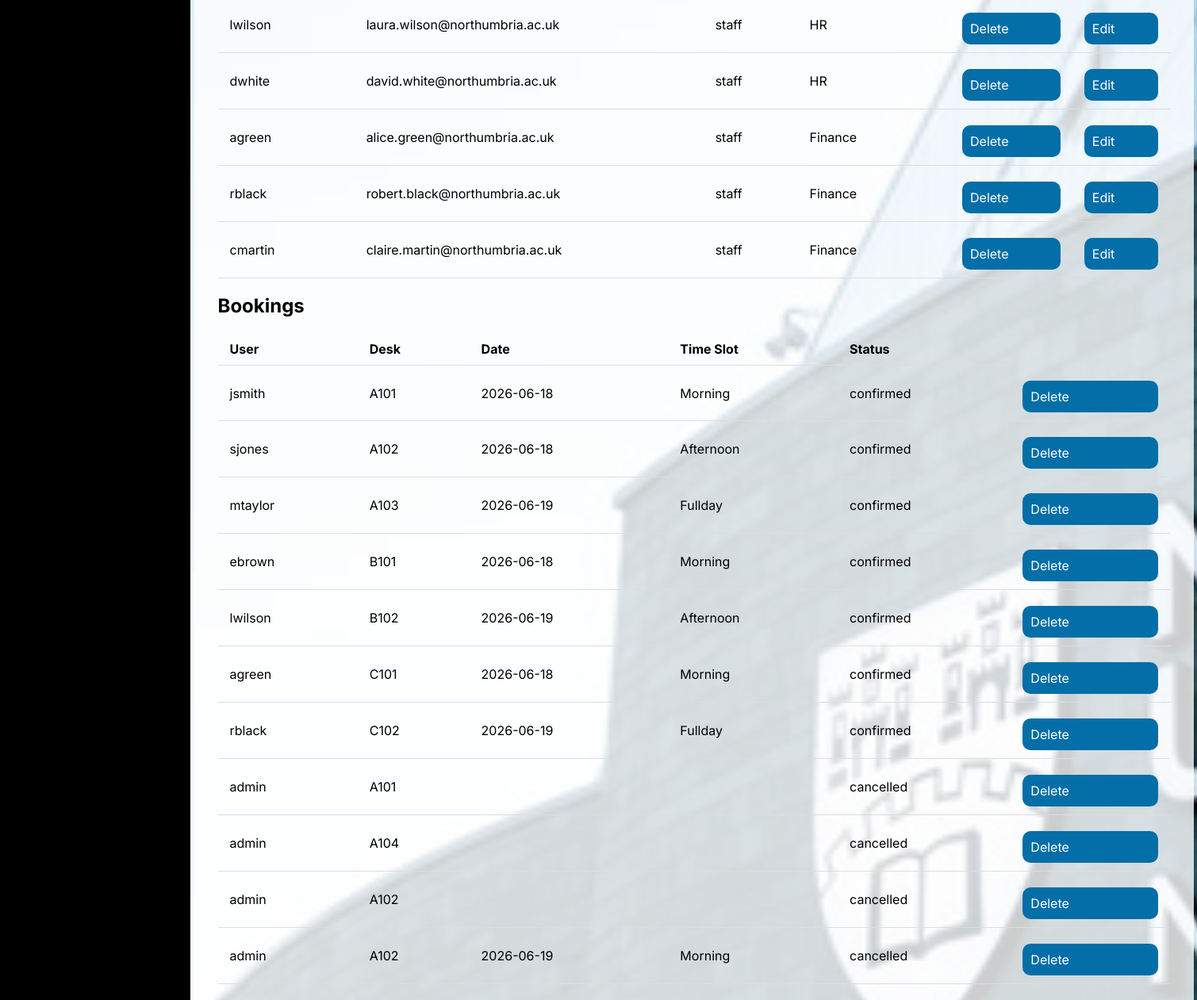
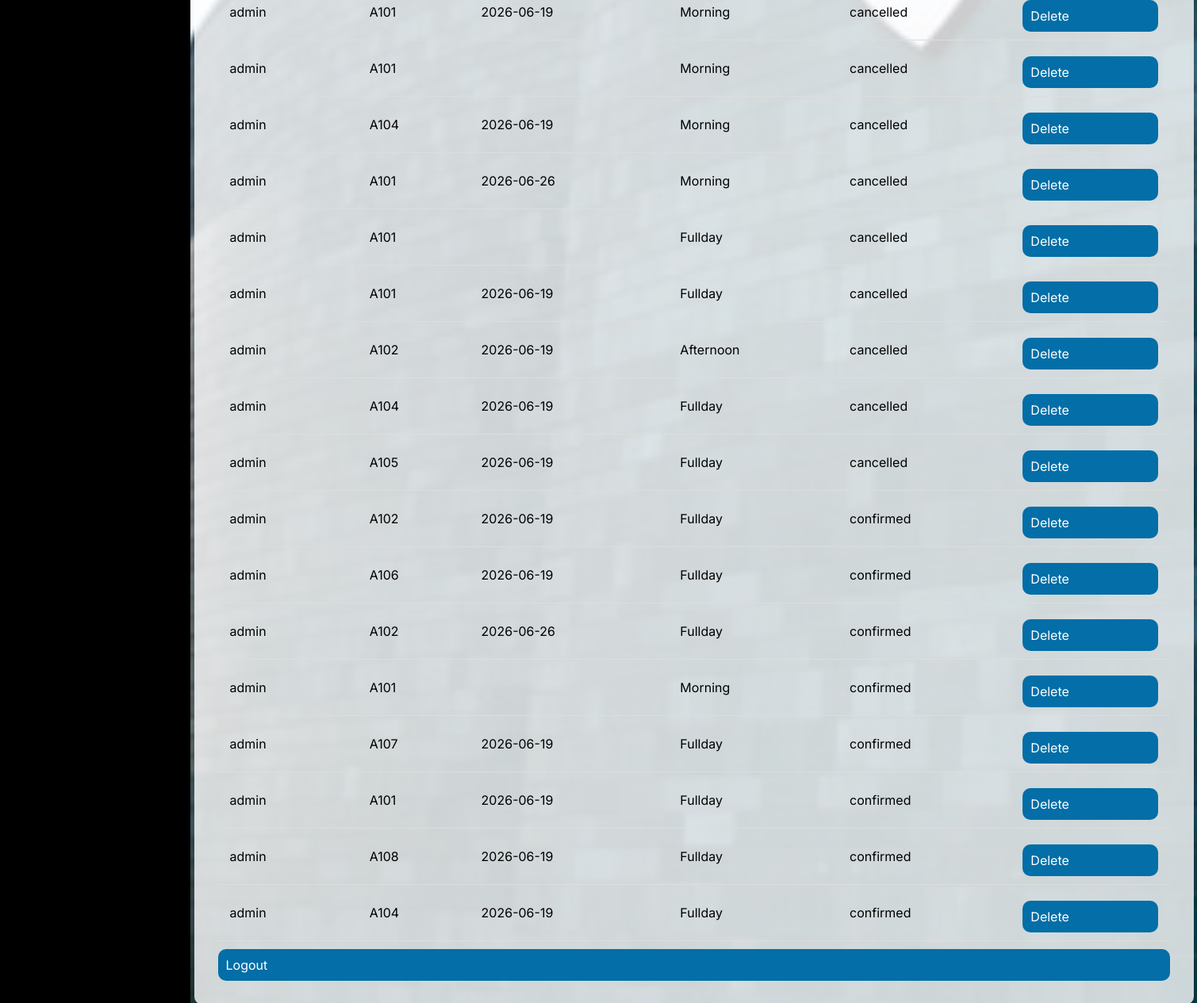
Page /admin (signed in, lower part) on the earlier database version (2 pictures, top to bottom).
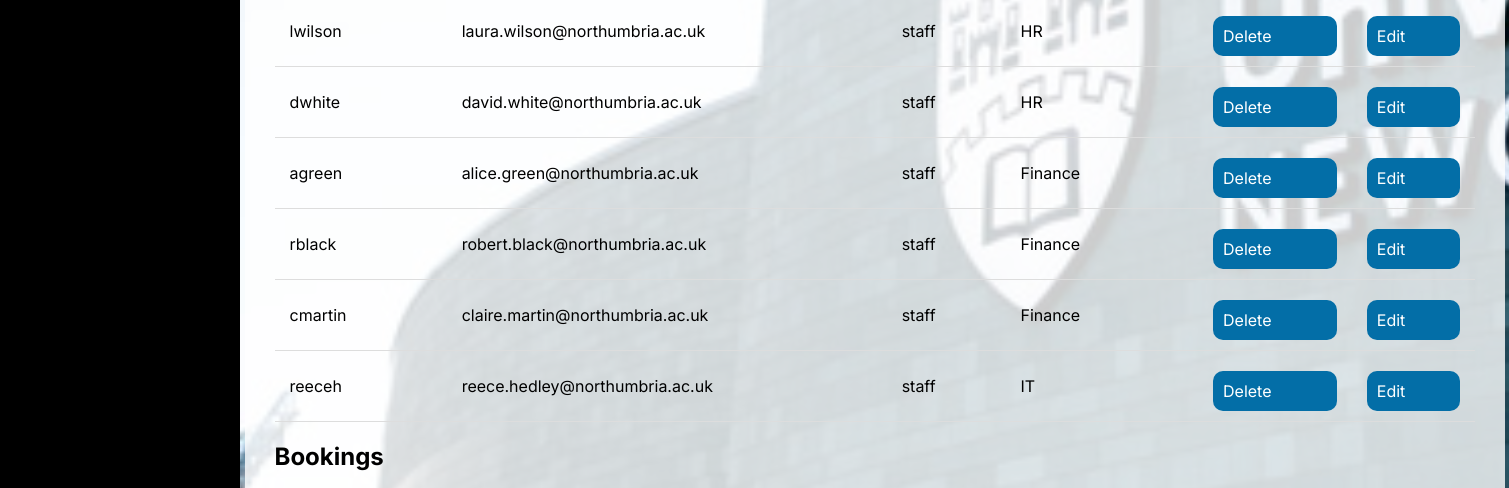
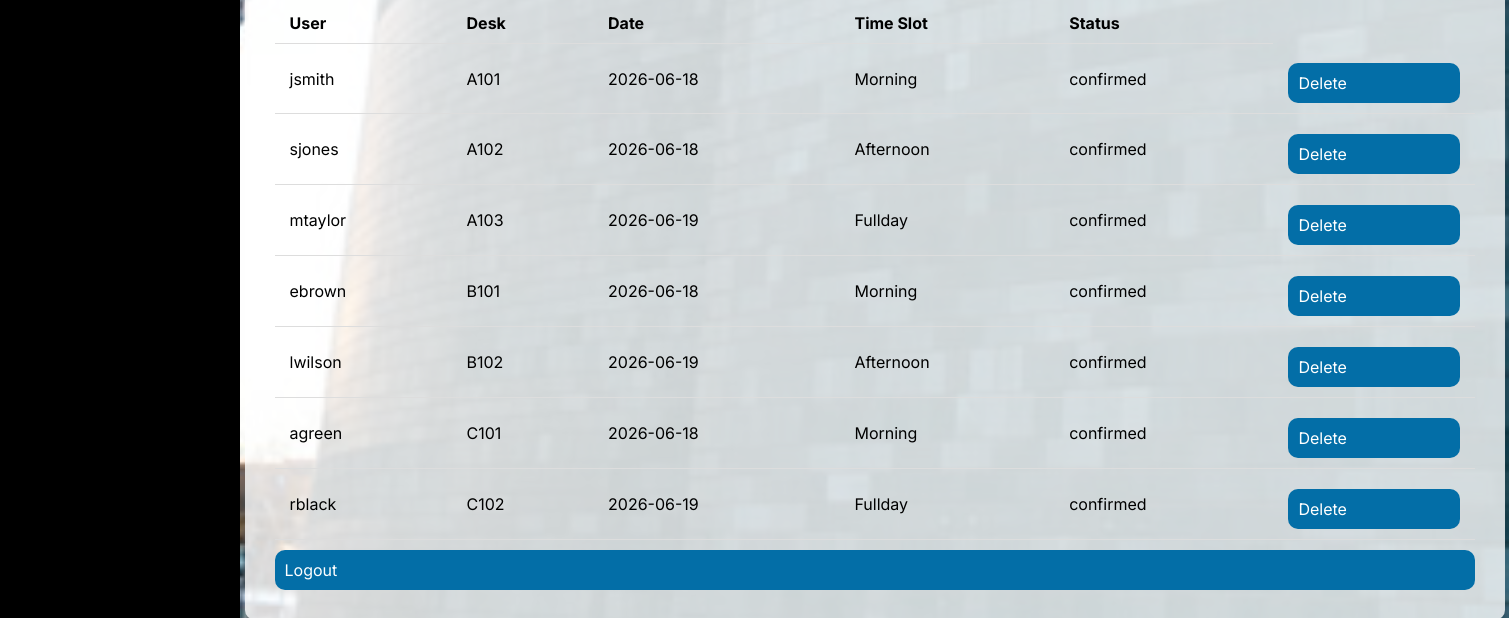
Same page on the later database version (2 pictures, top to bottom).
### tables this page shows
CREATE TABLE users (
            id INTEGER PRIMARY KEY AUTOINCREMENT,
            username TEXT NOT NULL UNIQUE,
            full_name TEXT NOT NUll,
            email TEXT NOT NULL UNIQUE ,
            password TEXT,
            role TEXT,
            department TEXT         
        );

CREATE TABLE bookings (
            id INTEGER PRIMARY KEY AUTOINCREMENT,
            user_id  INTEGER NOT NULL,
            desk_id INTEGER NOT NULL, 
            date TEXT NOT NULL,
            time_slot  TEXT NOT NULL,
            status TEXT NOT NULL DEFAULT 'confirmed'          
        );

CREATE TABLE desks (
            id INTEGER PRIMARY KEY AUTOINCREMENT,
            desk_number TEXT NOT NULL UNIQUE,
            department TEXT NOT NULL, 
            status TEXT NOT NULL DEFAULT 'Available',
            floor INTEGER NOT NULL      
        );

### app.py (the view)
@app.route("/admin")
def admin():
    if 'user_id' not in session:
        return redirect(url_for('login'))
    if session['role'] != 'admin':
        return redirect(url_for('desk_booking'))
    db = get_db()
    desks = db.execute ('SELECT * FROM desks').fetchall()
    users = db.execute ('SELECT * FROM users').fetchall()
    booking = db.execute ('''SELECT bookings.*, users.username, desks.desk_number
                        FROM bookings
                        JOIN users ON bookings.user_id = users.id
                        JOIN desks ON bookings.desk_id = desks.id''').fetchall()
    return render_template ('admin.html', desks=desks, users=users, bookings=booking)

### app.py (called while the page is built)
def get_db():
    if '_database' not in g:
        g._database = sqlite3.connect(DATABASE)
        g._database.row_factory = sqlite3.Row
    return g._database

@app.teardown_appcontext
def close_connection(exception):
    db = g.pop('_database', None)
    if db:
        db.close()

def get_user():
    if 'user_id' in session:
        return {
            'name': session['username'],
            'is_admin': session.get('role') =='admin'
        }
    return None

@app.context_processor
def inject_user():
    return dict(user=get_user())

### templates/admin.html (shortened to what this page needs)
{% extends "base.html" %}
{% block content %}
        <div class="card">
            <table>
                <tbody>
                    {% for user in users %}
                    <tr>
                        <td>{{ user["username"] }}</td>
                        <td>{{ user["email"] }}</td>
                        <td>{{ user["role"] }}</td>
                        <td>{{ user["department"] }}</td>
                        <td>
                            <a href="/admin/delete_user/{{ user ["id"] }}"
                            class="delete-btn"
                            onclick="return confirm ('Are you sure you want to delete this User?')">Delete</a>
                        <td><a href="/admin/edit_user/{{ user["id"] }}">Edit</a></td>
                    </tr>
                    {% endfor %}
                </tbody>
            </table>
            <h2>Bookings</h2>
            <table>
                <thead>
                    <tr>
                        <th>User</th>
                        <th>Desk</th>
                        <th>Date</th>
                        <th>Time Slot</th>
                        <th>Status</th>
                    </tr>
                </thead>
                <tbody>
                    {% for booking in bookings %}
                    <tr>
                        <td>{{ booking["username"] }}</td>
                        <td>{{ booking["desk_number"] }}</td>
                        <td>{{ booking["date"] }}</td>
                        <td>{{ booking["time_slot"] }}</td>
                        <td>{{ booking["status"] }}</td>
                        <td><a href="/admin/delete_booking/{{ booking["id"] }}"
                            class="delete-btn"
                            onclick="return confirm ('Are you sure you want to delete this booking?')">Delete</a>
                        </td>
                    </tr>
                    {% endfor %}
                </tbody>
            </table>
            <a href="/logout">Logout</a>
        </div>
{% endblock %}

Differences in the rows shown:
removed bookings: username "admin", desk_number "A101", status "cancelled"
removed bookings: username "admin", desk_number "A104", status "cancelled"
removed bookings: username "admin", desk_number "A102", status "cancelled"
removed bookings: username "admin", desk_number "A102", date "2026-06-19", time_slot "Morning", status "cancelled"
removed bookings: username "admin", desk_number "A101", date "2026-06-19", time_slot "Morning", status "cancelled"
removed bookings: username "admin", desk_number "A101", time_slot "Morning", status "cancelled"
removed bookings: username "admin", desk_number "A104", date "2026-06-19", time_slot "Morning", status "cancelled"
removed bookings: username "admin", desk_number "A101", date "2026-06-26", time_slot "Morning", status "cancelled"
removed bookings: username "admin", desk_number "A101", time_slot "Fullday", status "cancelled"
removed bookings: username "admin", desk_number "A101", date "2026-06-19", time_slot "Fullday", status "cancelled"
removed bookings: username "admin", desk_number "A102", date "2026-06-19", time_slot "Afternoon", status "cancelled"
removed bookings: username "admin", desk_number "A104", date "2026-06-19", time_slot "Fullday", status "cancelled"
removed bookings: username "admin", desk_number "A105", date "2026-06-19", time_slot "Fullday", status "cancelled"
removed bookings: username "admin", desk_number "A102", date "2026-06-19", time_slot "Fullday", status "confirmed"
removed bookings: username "admin", desk_number "A106", date "2026-06-19", time_slot "Fullday", status "confirmed"
removed bookings: username "admin", desk_number "A102", date "2026-06-26", time_slot "Fullday", status "confirmed"
removed bookings: username "admin", desk_number "A101", time_slot "Morning", status "confirmed"
removed bookings: username "admin", desk_number "A107", date "2026-06-19", time_slot "Fullday", status "confirmed"
removed bookings: username "admin", desk_number "A101", date "2026-06-19", time_slot "Fullday", status "confirmed"
removed bookings: username "admin", desk_number "A108", date "2026-06-19", time_slot "Fullday", status "confirmed"
removed bookings: username "admin", desk_number "A104", date "2026-06-19", time_slot "Fullday", status "confirmed"
added users: username "reeceh", email "reece.hedley@northumbria.ac.uk", role "staff", department "IT"
